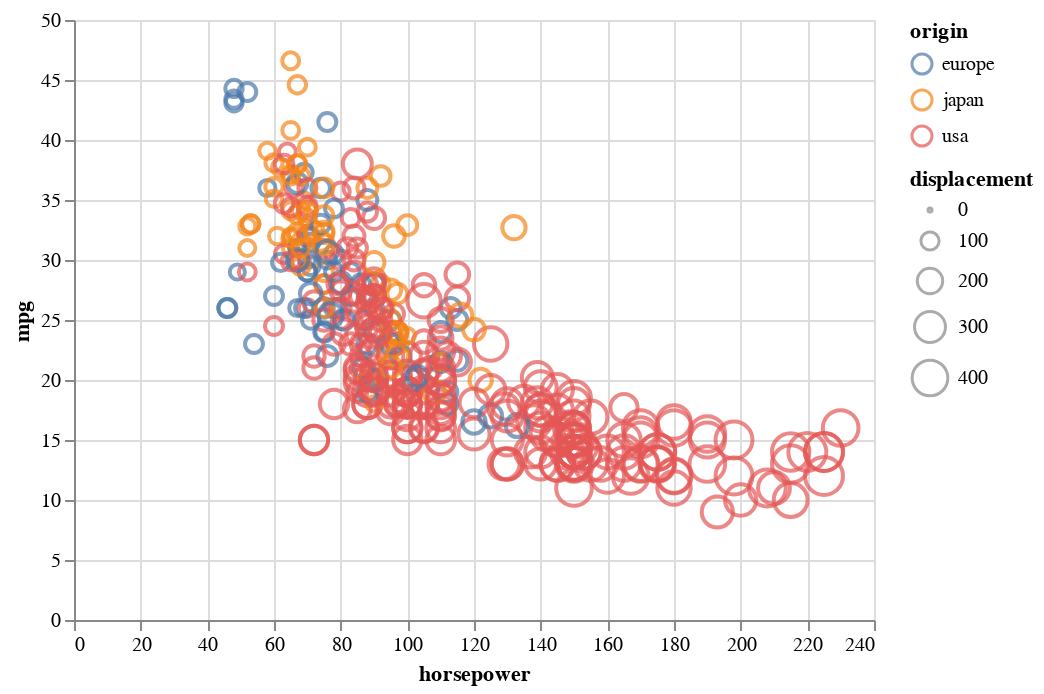

Notebook code for this chart:
### Markdown cell above
# Scatter Plot with Altair

### Code cell
alt.Chart(df).mark_point().encode(alt.Y('mpg'),alt.X('horsepower'),alt.Color('origin'),alt.OpacityValue(0.7),size='displacement')

### Figure 1 — Vega-Lite specification as saved in the notebook (floating-point values rounded to 4 significant figures; data arrays with more than 128 entries replaced by an {"elided": "..."} marker saying what was removed)
{"config": {"view": {"continuousWidth": 400, "continuousHeight": 300}}, "data": {"name": "data-f1198cc0481ad698d7dc4699e0a3efa7"}, "mark": "point", "encoding": {"color": {"type": "nominal", "field": "origin"}, "opacity": {"value": 0.7}, "size": {"type": "quantitative", "field": "displacement"}, "x": {"type": "quantitative", "field": "horsepower"}, "y": {"type": "quantitative", "field": "mpg"}}, "$schema": "https://vega.github.io/schema/vega-lite/v4.8.1.json", "datasets": {"data-f1198cc0481ad698d7dc4699e0a3efa7": {"elided": "398 records"}}}
